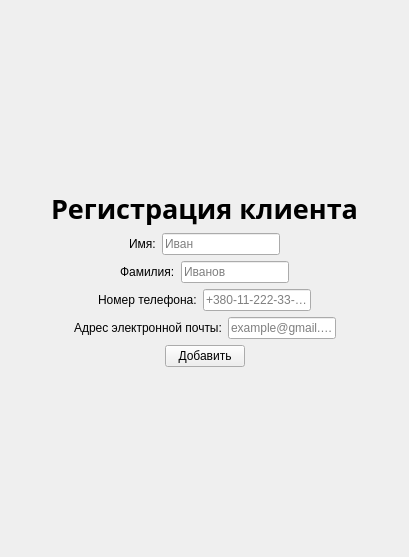
      <widget class="QWidget" name="tab_clientRegistration">
       <attribute name="icon">
        <iconset resource="Resources.qrc">
         <normaloff>:/image/add-user.png</normaloff>:/image/add-user.png</iconset>
       </attribute>
       <attribute name="title">
        <string>Регистрация клиента</string>
       </attribute>
       <attribute name="toolTip">
        <string>Для регистрации нового клиента нажмите сюда</string>
       </attribute>
       <layout class="QVBoxLayout" name="verticalLayout">
        <item>
         <spacer name="verticalSpacer_2">
          <property name="orientation">
           <enum>Qt::Vertical</enum>
          </property>
          <property name="sizeHint" stdset="0">
           <size>
            <width>20</width>
            <height>179</height>
           </size>
          </property>
         </spacer>
        </item>
        <item>
         <layout class="QHBoxLayout" name="horizontalLayout">
          <item>
           <spacer name="horizontalSpacer_7">
            <property name="orientation">
             <enum>Qt::Horizontal</enum>
            </property>
            <property name="sizeHint" stdset="0">
             <size>
              <width>40</width>
              <height>20</height>
             </size>
            </property>
           </spacer>
          </item>
          <item>
           <widget class="QLabel" name="label">
            <property name="font">
             <font>
              <family>Nunito</family>
              <pointsize>20</pointsize>
              <weight>75</weight>
              <bold>true</bold>
             </font>
            </property>
            <property name="text">
             <string>Регистрация клиента</string>
            </property>
           </widget>
          </item>
          <item>
           <spacer name="horizontalSpacer">
            <property name="orientation">
             <enum>Qt::Horizontal</enum>
            </property>
            <property name="sizeHint" stdset="0">
             <size>
              <width>40</width>
              <height>20</height>
             </size>
            </property>
           </spacer>
          </item>
         </layout>
        </item>
        <item>
         <layout class="QHBoxLayout" name="horizontalLayout_2">
          <item>
           <spacer name="horizontalSpacer_8">
            <property name="orientation">
             <enum>Qt::Horizontal</enum>
            </property>
            <property name="sizeHint" stdset="0">
             <size>
              <width>40</width>
              <height>20</height>
             </size>
            </property>
           </spacer>
          </item>
          <item>
           <widget class="QLabel" name="label_2">
            <property name="text">
             <string>Имя:</string>
            </property>
           </widget>
          </item>
          <item>
           <widget class="QLineEdit" name="lineEdit_name">
            <property name="inputMask">
             <string/>
            </property>
            <property name="maxLength">
             <number>32767</number>
            </property>
            <property name="frame">
             <bool>true</bool>
            </property>
            <property name="placeholderText">
             <string>Иван</string>
            </property>
           </widget>
          </item>
          <item>
           <spacer name="horizontalSpacer_3">
            <property name="orientation">
             <enum>Qt::Horizontal</enum>
            </property>
            <property name="sizeHint" stdset="0">
             <size>
              <width>40</width>
              <height>20</height>
             </size>
            </property>
           </spacer>
          </item>
         </layout>
        </item>
        <item>
         <layout class="QHBoxLayout" name="horizontalLayout_3">
          <item>
           <spacer name="horizontalSpacer_9">
            <property name="orientation">
             <enum>Qt::Horizontal</enum>
            </property>
            <property name="sizeHint" stdset="0">
             <size>
              <width>40</width>
              <height>20</height>
             </size>
            </property>
           </spacer>
          </item>
          <item>
           <widget class="QLabel" name="label_3">
            <property name="text">
             <string>Фамилия:</string>
            </property>
           </widget>
          </item>
          <item>
           <widget class="QLineEdit" name="lineEdit_surname">
            <property name="inputMask">
             <string/>
            </property>
            <property name="dragEnabled">
             <bool>false</bool>
            </property>
            <property name="placeholderText">
             <string>Иванов</string>
            </property>
           </widget>
          </item>
          <item>
           <spacer name="horizontalSpacer_2">
            <property name="orientation">
             <enum>Qt::Horizontal</enum>
            </property>
            <property name="sizeHint" stdset="0">
             <size>
              <width>40</width>
              <height>20</height>
             </size>
            </property>
           </spacer>
          </item>
         </layout>
        </item>
        <item>
         <layout class="QHBoxLayout" name="horizontalLayout_4">
          <item>
           <spacer name="horizontalSpacer_10">
            <property name="orientation">
             <enum>Qt::Horizontal</enum>
            </property>
            <property name="sizeHint" stdset="0">
             <size>
              <width>40</width>
              <height>20</height>
             </size>
            </property>
           </spacer>
          </item>
          <item>
           <widget class="QLabel" name="label_4">
            <property name="text">
             <string>Номер телефона:</string>
            </property>
           </widget>
          </item>
          <item>
           <widget class="QLineEdit" name="lineEdit_numTel">
            <property name="inputMask">
             <string/>
            </property>
            <property name="placeholderText">
             <string>+380-11-222-33-88</string>
            </property>
           </widget>
          </item>
          <item>
           <spacer name="horizontalSpacer_4">
            <property name="orientation">
             <enum>Qt::Horizontal</enum>
            </property>
            <property name="sizeHint" stdset="0">
             <size>
              <width>40</width>
              <height>20</height>
             </size>
            </property>
           </spacer>
          </item>
         </layout>
        </item>
        <item>
         <layout class="QHBoxLayout" name="horizontalLayout_5">
          <item>
           <spacer name="horizontalSpacer_11">
            <property name="orientation">
             <enum>Qt::Horizontal</enum>
            </property>
            <property name="sizeHint" stdset="0">
             <size>
              <width>40</width>
              <height>20</height>
             </size>
            </property>
           </spacer>
          </item>
          <item>
           <widget class="QLabel" name="label_6">
            <property name="text">
             <string>Адрес электронной почты:</string>
            </property>
           </widget>
          </item>
          <item>
           <widget class="QLineEdit" name="lineEdit_email">
            <property name="placeholderText">
             <string>example@gmail.com</string>
            </property>
           </widget>
          </item>
          <item>
           <spacer name="horizontalSpacer_5">
            <property name="orientation">
             <enum>Qt::Horizontal</enum>
            </property>
            <property name="sizeHint" stdset="0">
             <size>
              <width>40</width>
              <height>20</height>
             </size>
            </property>
           </spacer>
          </item>
         </layout>
        </item>
        <item>
         <layout class="QHBoxLayout" name="horizontalLayout_6">
          <item>
           <spacer name="horizontalSpacer_12">
            <property name="orientation">
             <enum>Qt::Horizontal</enum>
            </property>
            <property name="sizeHint" stdset="0">
             <size>
              <width>40</width>
              <height>20</height>
             </size>
            </property>
           </spacer>
          </item>
          <item>
           <widget class="QPushButton" name="pushButton_addUser">
            <property name="text">
             <string>Добавить</string>
            </property>
            <property name="flat">
             <bool>false</bool>
            </property>
           </widget>
          </item>
          <item>
           <spacer name="horizontalSpacer_6">
            <property name="orientation">
             <enum>Qt::Horizontal</enum>
            </property>
            <property name="sizeHint" stdset="0">
             <size>
              <width>40</width>
              <height>20</height>
             </size>
            </property>
           </spacer>
          </item>
         </layout>
        </item>
        <item>
         <spacer name="verticalSpacer">
          <property name="orientation">
           <enum>Qt::Vertical</enum>
          </property>
          <property name="sizeHint" stdset="0">
           <size>
            <width>20</width>
            <height>179</height>
           </size>
          </property>
         </spacer>
        </item>
       </layout>
      </widget>
